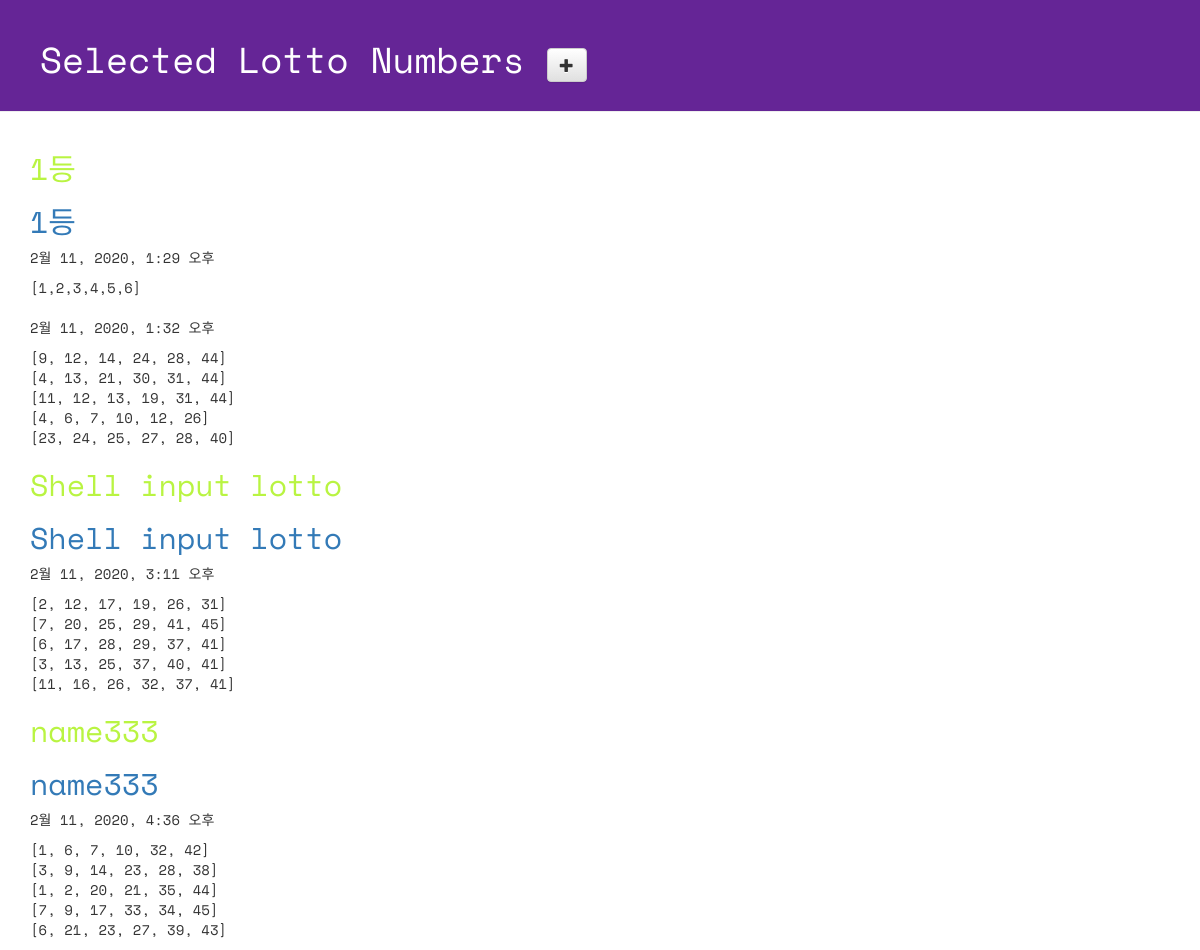
Page /lotto/ on the committed database.
### lotto/models.py (models this page shows, shortened)
class GuessNumbers(models.Model):
    name = models.CharField(max_length=24) # 로또 번호 리스트의 이름
    text = models.CharField(max_length=255) # 로또 번호 리스트에 대한 설명
    lottos = models.CharField(max_length=255,
        default='[1,2,3,4,5,6]')  # 로또 번호들이 담길 main_str
    num_lotto = models.IntegerField(default=5) # 6개 번호 set의 갯수
    update_date = models.DateTimeField()

### lotto/views.py (the view)
# urls.py: path('lotto/', views.index, name='index'),
def index(request):
    lottos = GuessNumbers.objects.all()
    return render(request, 'lotto/default.html', {'lottos':lottos})

### lotto/templates/lotto/default.html (shortened to what this page needs)
<!DOCTYPE html>
{% load staticfiles %}
<html lang="ko">
<head>
  <link rel="stylesheet" href="//maxcdn.bootstrapcdn.com/bootstrap/3.2.0/css/bootstrap.min.css">
  <link rel="stylesheet" href="//maxcdn.bootstrapcdn.com/bootstrap/3.2.0/css/bootstrap-theme.min.css">
  <link rel="stylesheet" href="{% static 'css/lotto.css' %}">
</head>
<body>
  <div class="page-header">
  <h1>
    Selected Lotto Numbers
    <a href="{% url 'new_lotto'%}">
      <span class="glyphicon glyphicon-plus btn btn-default"></span>
    </a>
  </h1>
  </div>
  <div class="container lotto">
  {% for lotto in lottos %}
    <h2> {{lotto.text}}</h2>
    <h2> <a href="{% url 'detail' lottokey=lotto.pk %}">{{lotto.text}}</a>
    </h2>
    <p>{{lotto.update_date}}</p>
    <p>{{lotto.lottos | linebreaksbr}}</p>
    {% endfor %}
  </div>
</body>
</html>

### lotto/static/css/lotto.css (style rules this page uses)
.page-header { background-color: #652596; margin-top: 0; padding: 20px 20px 20px 40px; font-family: 'Space Mono', monospace; }
.page-header h1 { color: #FFFFFF; }
.container { font-family: 'Space Mono', monospace; }
.container h2 { color: #b9f442; }

### rows in the picture
GuessNumbers: text "1등", update_date "2월 11, 2020, 1:29 오후", lottos "[1,2,3,4,5,6]"
GuessNumbers: update_date "2월 11, 2020, 1:32 오후", lottos "[9, 12, 14, 24, 28, 44] [4, 13, 21, 30, 31, 44] [11, 12, 13, 19, 31, 44] [4, 6, 7, 10, 12, 26] [23, 24, 25, 27, 28, 40]"
GuessNumbers: text "Shell input lotto", update_date "2월 11, 2020, 3:11 오후", lottos "[2, 12, 17, 19, 26, 31] [7, 20, 25, 29, 41, 45] [6, 17, 28, 29, 37, 41] [3, 13, 25, 37, 40, 41] [11, 16, 26, 32, 37, 41]"
GuessNumbers: text "name333", update_date "2월 11, 2020, 4:36 오후", lottos "[1, 6, 7, 10, 32, 42] [3, 9, 14, 23, 28, 38] [1, 2, 20, 21, 35, 44] [7, 9, 17, 33, 34, 45] [6, 21, 23, 27, 39, 43]"
